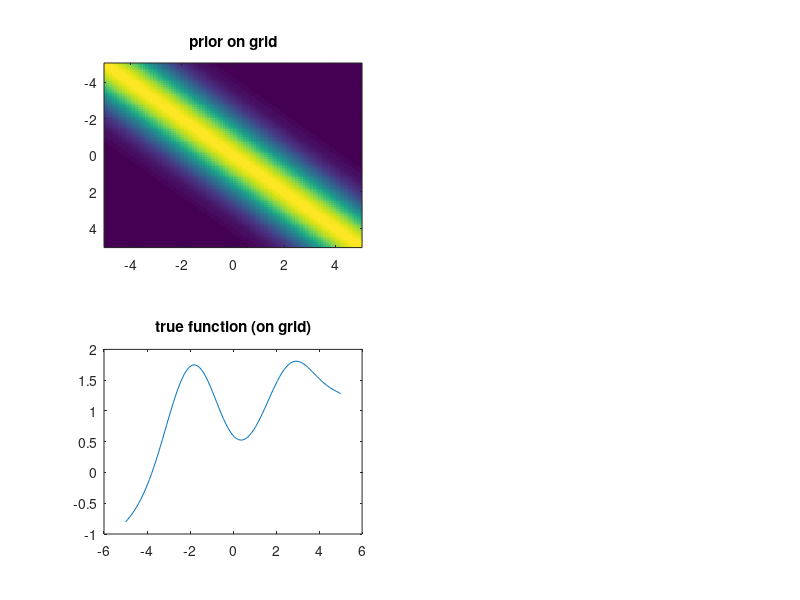

Write the MATLAB code that produced this figure. (Note: this script raises an error after producing the figure.)
% Check standard dual vs. primal Fourier implementation of GP regression

% Define squared exponential function
kSE = @(r,l,x)(r*exp(-.5*(bsxfun(@minus,x(:),x(:)')/l).^2));

aa = .5;  % arbitrary scalar that we can use to test that we're invariant to scale

% Set up grid for visualization
gridends = [-10 10]*aa; % range of function to consider
nx = 100; % number of grid points
xx = linspace(gridends(1),gridends(2),nx)';
gridrnge = diff(gridends)*(nx/(nx-1));

% Set params of SE covariance
rho = 1; % marginal variance
len = 3*aa;  % length scale
signse = .001; % observation noise
Kprior = kSE(rho,len,xx); % the covariance
mu = 0; % prior mean

clf; subplot(221);
imagesc(xx,xx,Kprior); title('prior on grid');

% sample true function
ftrue = mvnrnd(zeros(1,nx),Kprior);
subplot(223);
plot(xx,ftrue);
title('true function (on grid)');

% Set Fourier-domain version 
Tcirc = gridrnge+5*len; % location of circular boundary
minl = len; % mininum length scale to consider 
condthresh = 1e14; % threshold on condition number of covariance matrix

% set up Fourier frequencies
maxw = floor((Tcirc/(pi*minl))*sqrt(.5*log(condthresh)));  % max freq to use
nw = maxw*2+1; % number of fourier frequencies
[Bfft,wvec] = realnufftbasis(xx,Tcirc,nw); % make basis 

% test that Fourier-domain covariance matches
kfdiag = sqrt(2*pi)*rho*len*exp(-(2*pi^2/Tcirc^2)*len^2*wvec.^2);
Kfprior = Bfft'*diag(kfdiag)*Bfft;
subplot(222);
imagesc(xx,xx,Kfprior); title('prior on grid (fourier)')
subplot(224); 
plot(xx,Kprior(:,1),xx,Kfprior(:,1),'r--');
title('first column of covs');
legend('standard', 'fourier');

%% Now do GP regression using traditional and Fourier-domain versions

npts = 6; % number of points to learn

% kernel function, standard form
kfun = @(x1,x2)(rho*exp(-.5*(bsxfun(@minus,x1(:),x2(:)')/len).^2));

% Initialize Fourier domain representation
%Kinvfft = diag(1./kfdiag); % inverse of prior covariance in Fourier domain
Kfft = diag(kfdiag);
mufft = zeros(nw,1);

% initialize data
xobs = []; yobs = []; 

clf;
for jj = 1:npts

    % Draw sample data
    x0 = rand*gridrnge+gridends(1); % draw a sample point
    y0 = interp1(xx,ftrue,x0,'spline')+randn*signse; % sample response

    % update standard GP stuff
    xobs(jj,1) = x0;
    yobs(jj,1) = y0;
    Kobs = kfun(xobs,xobs)+diag(ones(jj,1))*signse^2;
    
    % Compute GP posterior on grid using standard formula
    kstar = kfun(xx,xobs); % the k-star matrix
    mugrd = mu+kstar*(Kobs\(yobs-mu)); % posterior mean
    Kgrd = Kprior-kstar*(Kobs\kstar'); % posterior covariance
    Ksd = 2*sqrt(diag(Kgrd)); % 2SD error bars
    
    % Plot standard GP posterior
    subplot(npts,2,2*jj-1);
    plot(xx,ftrue,'k-',xx,mugrd,'r',xobs,yobs,'r.','markersize',25);
    hold on;
    errorbarFill(xx,mugrd,Ksd); % plot error bars
    hold off; box off;
    if jj==1, title('standard GP'); end
    
    % Update Fourier-domain prior
    Bx = realnufftbasis(x0,Tcirc,nw);  % NUfft of x0
    KB = Kfft*Bx; % current posterior cov * Bx
    denom = (KB'*Bx+signse^2); % scalar denominator needed for updates
    Kfft = Kfft- KB*KB'/denom; % updated posterior cov
    mufft = mufft+KB*(y0-Bx'*mufft)/denom; % updated posterior mean
    Ksdfft = 2*sqrt(diag(Bfft'*Kfft*Bfft)); % error bars

    % Plot GP posterior from Fourier representation
    subplot(npts,2,2*jj);
    plot(xx,ftrue,'k-',xx,Bfft'*mufft,'r',xobs,yobs,'r.','markersize',25);
    hold on;
    errorbarFill(xx,mugrd,Ksdfft); % plot error bars
    hold off; box off;
    if jj==1, title('primal Fourier-domain GP'); end    

    pause;
end
